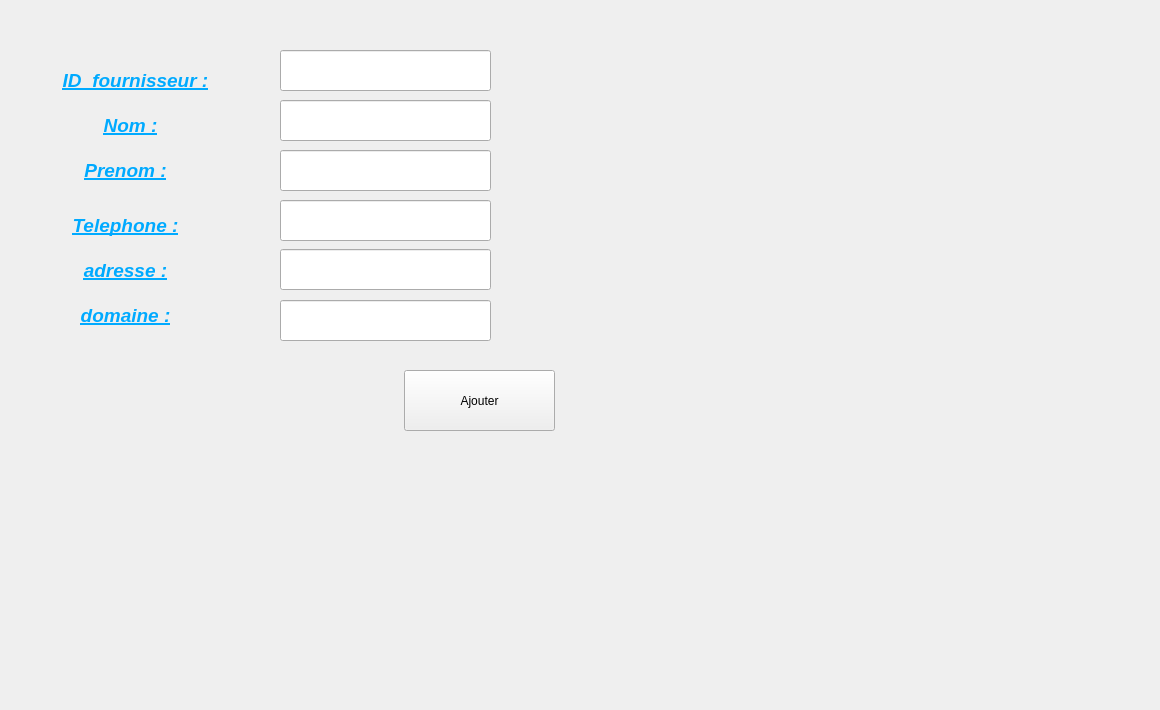
      <widget class="QWidget" name="tab_6">
       <attribute name="title">
        <string>ajouter fournisseur </string>
       </attribute>
       <widget class="QLabel" name="label_6">
        <property name="geometry">
         <rect>
          <x>20</x>
          <y>60</y>
          <width>231</width>
          <height>41</height>
         </rect>
        </property>
        <property name="text">
         <string>&lt;html&gt;&lt;head/&gt;&lt;body&gt;&lt;p align=&quot;center&quot;&gt;&lt;span style=&quot; font-size:14pt; font-weight:600; font-style:italic; text-decoration: underline; color:#00aaff;&quot;&gt;ID_fournisseur :&lt;/span&gt;&lt;/p&gt;&lt;/body&gt;&lt;/html&gt;</string>
        </property>
       </widget>
       <widget class="QLabel" name="label_7">
        <property name="geometry">
         <rect>
          <x>10</x>
          <y>100</y>
          <width>241</width>
          <height>51</height>
         </rect>
        </property>
        <property name="text">
         <string>&lt;html&gt;&lt;head/&gt;&lt;body&gt;&lt;p align=&quot;center&quot;&gt;&lt;span style=&quot; font-size:14pt; font-weight:600; font-style:italic; text-decoration: underline; color:#00aaff;&quot;&gt;Nom :&lt;/span&gt;&lt;/p&gt;&lt;/body&gt;&lt;/html&gt;</string>
        </property>
       </widget>
       <widget class="QLabel" name="label_8">
        <property name="geometry">
         <rect>
          <x>0</x>
          <y>140</y>
          <width>251</width>
          <height>61</height>
         </rect>
        </property>
        <property name="text">
         <string>&lt;html&gt;&lt;head/&gt;&lt;body&gt;&lt;p align=&quot;center&quot;&gt;&lt;span style=&quot; font-size:14pt; font-weight:600; font-style:italic; text-decoration: underline; color:#00aaff;&quot;&gt;Prenom :&lt;/span&gt;&lt;/p&gt;&lt;/body&gt;&lt;/html&gt;</string>
        </property>
       </widget>
       <widget class="QLineEdit" name="lineEdit_4">
        <property name="geometry">
         <rect>
          <x>280</x>
          <y>50</y>
          <width>211</width>
          <height>41</height>
         </rect>
        </property>
       </widget>
       <widget class="QLineEdit" name="lineEdit_5">
        <property name="geometry">
         <rect>
          <x>280</x>
          <y>100</y>
          <width>211</width>
          <height>41</height>
         </rect>
        </property>
       </widget>
       <widget class="QLineEdit" name="lineEdit_6">
        <property name="geometry">
         <rect>
          <x>280</x>
          <y>150</y>
          <width>211</width>
          <height>41</height>
         </rect>
        </property>
       </widget>
       <widget class="QPushButton" name="pb_ajouter_2">
        <property name="geometry">
         <rect>
          <x>404</x>
          <y>370</y>
          <width>151</width>
          <height>61</height>
         </rect>
        </property>
        <property name="text">
         <string>Ajouter</string>
        </property>
       </widget>
       <widget class="QLabel" name="label_9">
        <property name="geometry">
         <rect>
          <x>0</x>
          <y>210</y>
          <width>251</width>
          <height>31</height>
         </rect>
        </property>
        <property name="text">
         <string>&lt;html&gt;&lt;head/&gt;&lt;body&gt;&lt;p align=&quot;center&quot;&gt;&lt;span style=&quot; font-size:14pt; font-weight:600; font-style:italic; text-decoration: underline; color:#00aaff;&quot;&gt;Telephone :&lt;/span&gt;&lt;/p&gt;&lt;/body&gt;&lt;/html&gt;</string>
        </property>
       </widget>
       <widget class="QLabel" name="label_16">
        <property name="geometry">
         <rect>
          <x>0</x>
          <y>250</y>
          <width>251</width>
          <height>41</height>
         </rect>
        </property>
        <property name="text">
         <string>&lt;html&gt;&lt;head/&gt;&lt;body&gt;&lt;p align=&quot;center&quot;&gt;&lt;span style=&quot; font-size:14pt; font-weight:600; font-style:italic; text-decoration: underline; color:#00aaff;&quot;&gt;adresse :&lt;/span&gt;&lt;/p&gt;&lt;/body&gt;&lt;/html&gt;</string>
        </property>
       </widget>
       <widget class="QLabel" name="label_19">
        <property name="geometry">
         <rect>
          <x>0</x>
          <y>290</y>
          <width>251</width>
          <height>51</height>
         </rect>
        </property>
        <property name="text">
         <string>&lt;html&gt;&lt;head/&gt;&lt;body&gt;&lt;p align=&quot;center&quot;&gt;&lt;span style=&quot; font-size:14pt; font-weight:600; font-style:italic; text-decoration: underline; color:#00aaff;&quot;&gt;domaine :&lt;/span&gt;&lt;/p&gt;&lt;/body&gt;&lt;/html&gt;</string>
        </property>
       </widget>
       <widget class="QLineEdit" name="lineEdit_7">
        <property name="geometry">
         <rect>
          <x>280</x>
          <y>200</y>
          <width>211</width>
          <height>41</height>
         </rect>
        </property>
       </widget>
       <widget class="QLineEdit" name="lineEdit_8">
        <property name="geometry">
         <rect>
          <x>280</x>
          <y>249</y>
          <width>211</width>
          <height>41</height>
         </rect>
        </property>
       </widget>
       <widget class="QLineEdit" name="lineEdit_15">
        <property name="geometry">
         <rect>
          <x>280</x>
          <y>300</y>
          <width>211</width>
          <height>41</height>
         </rect>
        </property>
       </widget>
       <widget class="QLabel" name="label_30">
        <property name="geometry">
         <rect>
          <x>-270</x>
          <y>-90</y>
          <width>1151</width>
          <height>701</height>
         </rect>
        </property>
        <property name="text">
         <string>TextLabel</string>
        </property>
       </widget>
       <zorder>label_30</zorder>
       <zorder>label_6</zorder>
       <zorder>label_7</zorder>
       <zorder>label_8</zorder>
       <zorder>lineEdit_4</zorder>
       <zorder>lineEdit_5</zorder>
       <zorder>lineEdit_6</zorder>
       <zorder>pb_ajouter_2</zorder>
       <zorder>label_9</zorder>
       <zorder>label_16</zorder>
       <zorder>label_19</zorder>
       <zorder>lineEdit_7</zorder>
       <zorder>lineEdit_8</zorder>
       <zorder>lineEdit_15</zorder>
      </widget>
